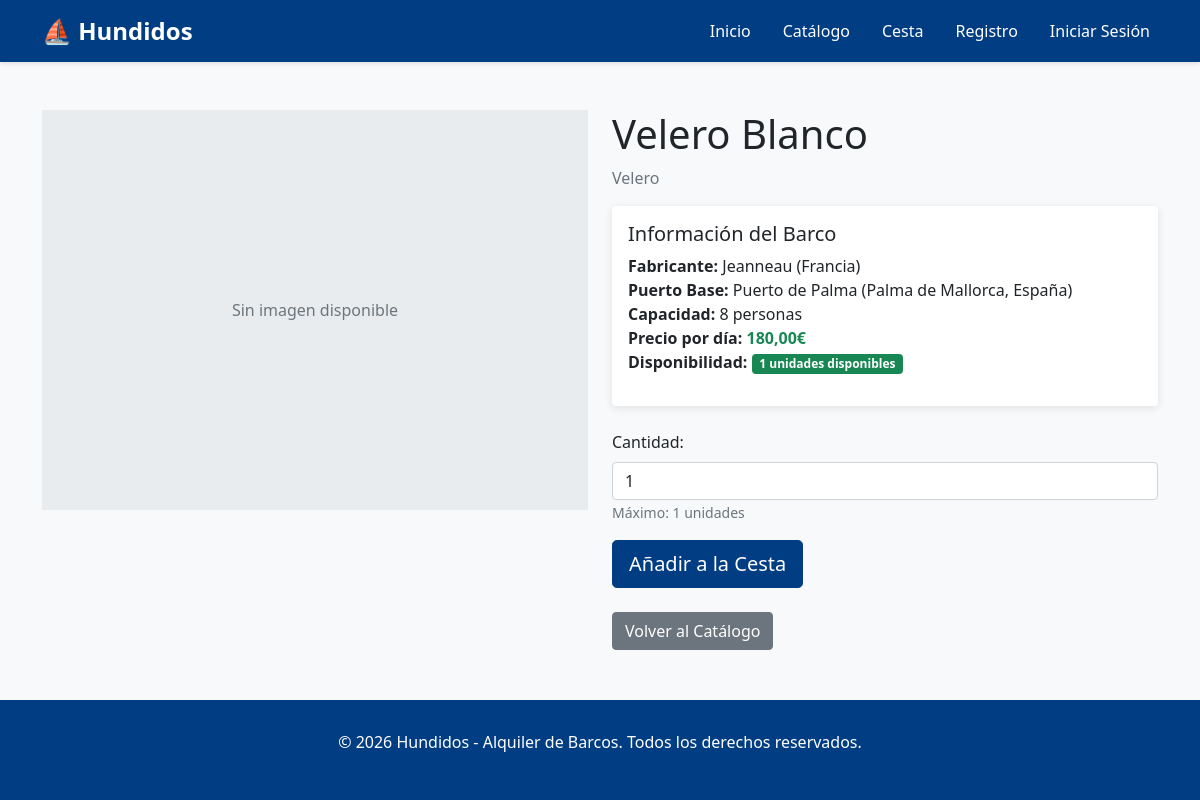
The page /barcos/2/ on the database its author committed.
### catalog/models.py (models this page shows, shortened)
class Barco(models.Model):
    nombre = models.CharField(max_length=120)
    categoria = models.ForeignKey(Categoria, on_delete=models.PROTECT, related_name='barcos')
    puerto = models.ForeignKey(Puerto, on_delete=models.PROTECT, related_name='barcos')
    fabricante = models.ForeignKey(Fabricante, on_delete=models.PROTECT, related_name='barcos')
    precio_dia = models.DecimalField(max_digits=8, decimal_places=2, validators=[MinValueValidator(0)])
    capacidad = models.PositiveIntegerField(validators=[MinValueValidator(1)])
    imagen = models.ImageField(upload_to='barcos/', blank=True, null=True)
    disponibilidad = models.PositiveIntegerField(default=1, validators=[MinValueValidator(0)])
    activo = models.BooleanField(default=True)
    fecha_creacion = models.DateTimeField(auto_now_add=True)
    fecha_actualizacion = models.DateTimeField(auto_now=True)
    class Meta:
        verbose_name = 'Barco'
        verbose_name_plural = 'Barcos'
        ordering = ['nombre']

class Categoria(models.Model):
    nombre = models.CharField(max_length=120, unique=True)
    descripcion = models.TextField(blank=True)
    class Meta:
        verbose_name = 'Categoría'
        verbose_name_plural = 'Categorías'
        ordering = ['nombre']

class Fabricante(models.Model):
    nombre = models.CharField(max_length=120, unique=True)
    pais = models.CharField(max_length=120, blank=True)
    class Meta:
        verbose_name = 'Fabricante'
        verbose_name_plural = 'Fabricantes'
        ordering = ['nombre']

class Puerto(models.Model):
    nombre = models.CharField(max_length=120, unique=True)
    ubicacion = models.CharField(max_length=255, blank=True)
    class Meta:
        verbose_name = 'Puerto'
        verbose_name_plural = 'Puertos'
        ordering = ['nombre']

### catalog/views.py (the view)
# urls.py: path('<int:id>/', views.BarcoDetailView.as_view(), name='barco_detail'),
class BarcoDetailView(DetailView):
    model = Barco
    template_name = 'catalog/detail.html'
    context_object_name = 'barco'
    pk_url_kwarg = 'id'
    def get_queryset(self):
        return Barco.objects.filter(activo=True).select_related('categoria', 'puerto', 'fabricante')

### templates/catalog/detail.html (shortened to what this page needs)
{% extends 'base.html' %}
{% block content %}
<div class="container mt-5">
    <div class="row">
        <div class="col-md-6">
            {% if barco.imagen %}
                <img src="{{ barco.imagen.url }}" class="img-fluid" alt="{{ barco.nombre }}" style="max-height: 400px; object-fit: cover;">
            {% else %}
                <div style="height: 400px; background-color: #e9ecef; display: flex; align-items: center; justify-content: center;">
                    <span class="text-muted">Sin imagen disponible</span>
                </div>
            {% endif %}
        </div>
        <div class="col-md-6">
            <h1>{{ barco.nombre }}</h1>
            <p class="text-muted">{{ barco.categoria.nombre }}</p>
            <div class="card mb-4">
                <div class="card-body">
                    <h5 class="card-title">Información del Barco</h5>
                    <ul class="list-unstyled">
                        <li><strong>Fabricante:</strong> {{ barco.fabricante.nombre }} ({{ barco.fabricante.pais }})</li>
                        <li><strong>Puerto Base:</strong> {{ barco.puerto.nombre }} ({{ barco.puerto.ubicacion }})</li>
                        <li><strong>Capacidad:</strong> {{ barco.capacidad }} personas</li>
                        <li><strong>Precio por día:</strong> <span class="text-success"><strong>{{ barco.precio_dia }}€</strong></span></li>
                        <li>
                            <strong>Disponibilidad:</strong>
                            {% if barco.disponibilidad > 0 %}
                                <span class="badge bg-success">{{ barco.disponibilidad }} unidades disponibles</span>
                            {% else %}
                                <span class="badge bg-danger">No disponible</span>
                            {% endif %}
                        </li>
                    </ul>
                </div>
            </div>
            {% if barco.disponibilidad > 0 %}
                <form method="post" action="{% url 'cart:add' %}" class="mb-4">
                    <div class="mb-3">
                        <label for="cantidad" class="form-label">Cantidad:</label>
                        <input type="number" id="cantidad" name="cantidad" class="form-control" min="1" max="{{ barco.disponibilidad }}" value="1" required>
                        <small class="text-muted">Máximo: {{ barco.disponibilidad }} unidades</small>
                    </div>
                    <button type="submit" class="btn btn-primary btn-lg">Añadir a la Cesta</button>
                </form>
            {% else %}
                <div class="alert alert-danger">
                    Este barco no está disponible en este momento.
                </div>
            {% endif %}
            <a href="{% url 'catalog:barco_list' %}" class="btn btn-secondary">Volver al Catálogo</a>
        </div>
    </div>
</div>
{% endblock %}

### templates/base.html (style rules this page uses)
body { font-family: 'Segoe UI', Tahoma, Geneva, Verdana, sans-serif; background-color: #f8f9fa; }
.card { border: none; box-shadow: 0 2px 8px rgba(0,0,0,0.1); transition: transform 0.3s, box-shadow 0.3s; }
.btn-primary { background-color: #003d82; border-color: #003d82; }

### rows shown on the page
Barco: nombre "Velero Blanco", categoria.nombre "Velero", fabricante.nombre "Jeanneau", fabricante.pais "Francia", puerto.nombre "Puerto de Palma", puerto.ubicacion "Palma de Mallorca, España", capacidad "8", precio_dia "180,00", disponibilidad "1", cantidad "1"
